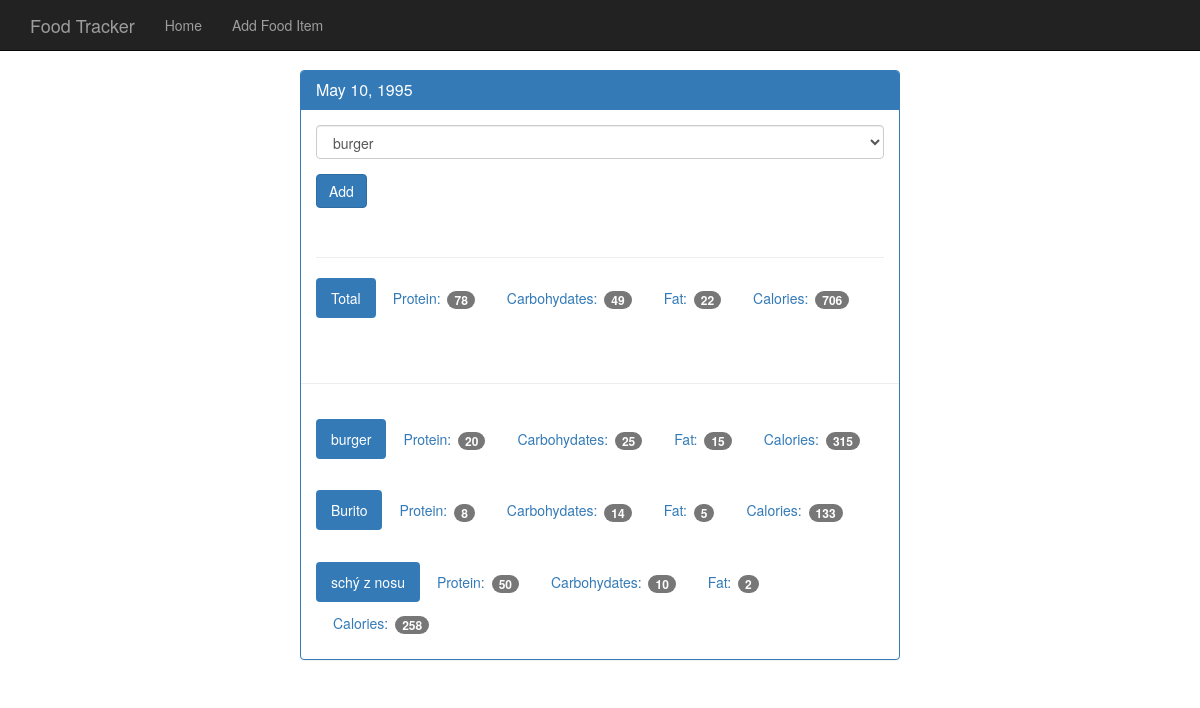
The app's page /view/19950510 with its own data.
### tables this page shows
CREATE TABLE food (
    id integer primary key autoincrement,
    name text not null,
    protein integer not null,
    carbohydrates integer not null,
    fat integer not null,
    calories integer not null
);

### app.py (the view)
@app.route('/view/<date>', methods=['GET','POST'])
def view(date):
    db = get_db()
    cur = db.execute('select id, entry_date from log_date where entry_date = ?', [date])
    date_result = cur.fetchone()
    if request.method == 'POST':
        db.execute('insert into food_date (food_id, log_date_id) values (?,?)', [request.form['food-select'], date_result['id']])
        db.commit()
    d = datetime.strptime(str(date_result['entry_date']), '%Y%m%d')
    pretty_date = datetime.strftime(d, '%B %d, %Y')
    food_cur = db.execute('select id, name from food')
    food_result = food_cur.fetchall()
    log_cur = db.execute('''select food.name, food.protein, food.carbohydrates, food.fat, food.calories
                        from log_date
                        join food_date on food_date.log_date_id = log_date.id
                        join food on food.id = food_date.food_id
                        where log_date.entry_date = ?''', [date])
    log_results = log_cur.fetchall()
    totals = {}
    totals['protein'] = 0
    totals['carbohydrates'] = 0
    totals['fat'] = 0
    totals['calories'] = 0
    for food in log_results:
        totals['protein'] += food['protein']
        totals['carbohydrates'] += food['carbohydrates']
        totals['fat'] += food['fat']
        totals['calories'] += food['calories']
    return render_template('day.html',  entry_date = date_result['entry_date'],
                                        pretty_date = pretty_date,
                                        food_result = food_result,
                                        log_results = log_results,
                                        totals = totals)

### database.py (called while the page is built)
def connect_db():
    sql = sqlite3.connect('/home/honza/Dokumenty/Python_Flask_Udemy/foot_app/food_log.db')
    sql.row_factory = sqlite3.Row
    return sql

def get_db():
    if not hasattr(g, 'sqlite_db'):
        g.sqlite_db = connect_db()
    return g.sqlite_db

### templates/day.html
{% extends "base.html" %}
{% block body %}
    <nav class="navbar navbar-inverse navbar-fixed-top">
      <div class="container">
        <div class="navbar-header">
          <a class="navbar-brand" href="{{ url_for('index') }}">Food Tracker</a>
        </div>
        <div id="navbar" class="navbar-collapse collapse">
          <ul class="nav navbar-nav">
            <li><a href="{{ url_for('index') }}">Home</a></li>
            <li><a href="{{ url_for('food') }}">Add Food Item</a></li>
          </ul>
        </div>
      </div>
    </nav>
    <div class="container theme-showcase col-sm-6 col-sm-offset-3" role="main">
      <div class="row">
        <div>
          <div class="panel panel-primary">
            <div class="panel-heading">
              <h3 class="panel-title">{{ pretty_date }}</h3>
            </div>
            <div class="panel-body">
              <form method="POST" action="{{ url_for('view', date = entry_date) }}">
                <div class="form-group">
                  <select class="form-control" name="food-select">
                    {% for food in food_result %}
                    <option value="{{ food.id }}" >{{ food.name }}</option>
                    {% endfor %}
                  </select>
                </div>
                <button type="submit" class="btn btn-primary">Add</button>
              </form>
              <div class="page-header"></div>
              <ul class="nav nav-pills" role="tablist">
                <li class="active"><a>Total</a></li>
                <li><a>Protein: <span class="badge">{{ totals.protein }}</span></a></li>
                <li><a>Carbohydates: <span class="badge">{{ totals.carbohydrates }}</span></a></li>
                <li><a>Fat: <span class="badge">{{ totals.fat }}</span></a></li>
                <li><a>Calories: <span class="badge">{{ totals.calories }}</span></a></li>
              </ul>
            </div>
            <div class="page-header"></div>
            {% for food in log_results %}
            <div class="panel-body">
              <ul class="nav nav-pills" role="tablist">
                <li class="active"><a>{{ food.name }}</a></li>
                <li><a>Protein: <span class="badge">{{ food.protein }}</span></a></li>
                <li><a>Carbohydates: <span class="badge">{{ food.carbohydrates }}</span></a></li>
                <li><a>Fat: <span class="badge">{{ food.fat }}</span></a></li>
                <li><a>Calories: <span class="badge">{{ food.calories }}</span></a></li>
              </ul>
            </div>
            {% endfor %}
          </div>
        </div>
      </div>
    </div>
{% endblock %}

### static/theme.css (style rules this page uses)
body { padding-top: 70px; padding-bottom: 30px; }

### records on screen
food: name "burger", protein "20", carbohydrates "25", fat "15", calories "315"
food: name "Burito", protein "8", carbohydrates "14", fat "5", calories "133"
food: name "schý z nosu", protein "50", carbohydrates "10", fat "2", calories "258"

### other values on screen
{{ pretty_date }} "May 10, 1995"
{{ totals.protein }} "78"
{{ totals.carbohydrates }} "49"
{{ totals.fat }} "22"
{{ totals.calories }} "706"
form field food-select "burger"
